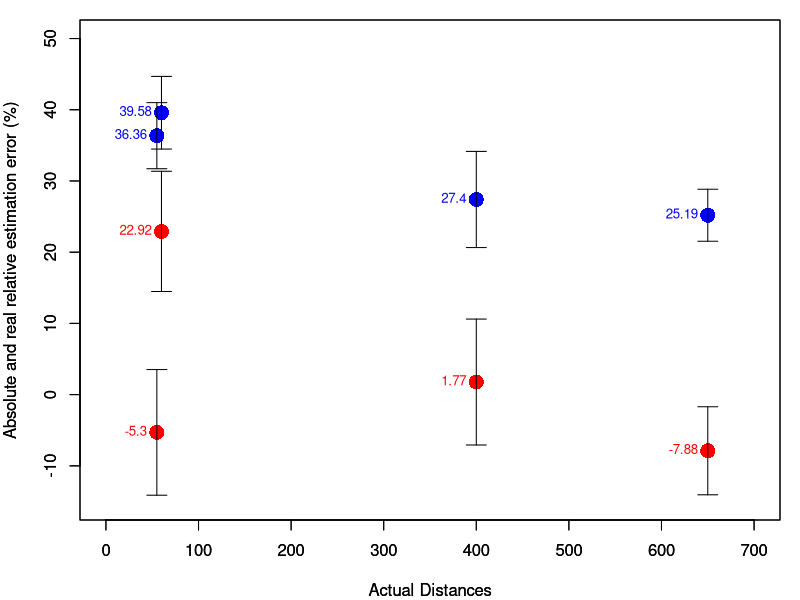

Source code (R):
library(tidyverse)

# Demographic.scv contains information on the age of the study participants, their gender, and familiarity with the area of the study
Demographics <- read_csv("Demographics.csv")
aggregate(Demographics[, 3], list(Demographics$Group), mean)
aggregate(Demographics[, 3], list(Demographics$Group), sd)
aggregate(Demographics[, 5], list(Demographics$Group), mean)
aggregate(Demographics[, 5], list(Demographics$Group), sd)

# SBSod_scored.csv includes the scored SBSoD Scale; reversed when necessary etc 
SBSoD_scored <- read_csv("SBSoD_scored.csv")
SBSoDGroup1<-SBSoD_scored[1:12, 1:17]
SBSoDGroup2<-SBSoD_scored[13:25, 1:17]
SBSoD1<-rowMeans(SBSoDGroup1[, 3:17])
SBSoD2<-rowMeans(SBSoDGroup2[, 3:17])
SBSoD1Desc<-data.frame(mean(SBSoD1), sd(SBSoD1))
SBSoD2Desc<-data.frame(mean(SBSoD2), sd(SBSoD2))
colnames(SBSoD1Desc) <- c("Mean", "SD")
colnames(SBSoD2Desc) <- c("Mean", "SD")
shapiro.test(SBSoD1)
shapiro.test(SBSoD2)
wilcox.test(SBSoD1, SBSoD2, exact = FALSE)

# The file MapErrors.csv contains information on three map sketching elements examined.
# It also includes the column "landmarks score" to account for the number of correctly added landmarks on map sketches
MapErrors <- read_csv("MapErrors.csv")
MapErrorsGroup1<-MapErrors[1:12, 1:7]
MapErrorsGroup2<-MapErrors[13:25, 1:7]
MapErrorsGroup1Desc<-data.frame(mean(MapErrorsGroup1$`landmarks omitted`), sd(MapErrorsGroup1$`landmarks omitted`), mean(MapErrorsGroup1$`road segments`), sd(MapErrorsGroup1$`road segments`), mean(MapErrorsGroup1$`total map errors`), sd(MapErrorsGroup1$`total map errors`), mean(MapErrorsGroup1$`landmarks score`), sd(MapErrorsGroup1$`landmarks score`))
colnames(MapErrorsGroup1Desc) <- c("MeanLandmarksOmitted", "SDLandmarksOmitted", "MeanRoadSegments", "SDRoadSegments", "MeanTotalMapErrors", "SDTotalMapErrors", "MeanLandmarksScore", "SDLandmarksScore")
MapErrorsGroup2Desc<-data.frame(mean(MapErrorsGroup2$`landmarks omitted`), sd(MapErrorsGroup2$`landmarks omitted`), mean(MapErrorsGroup2$`road segments`), sd(MapErrorsGroup2$`road segments`), mean(MapErrorsGroup2$`total map errors`), sd(MapErrorsGroup2$`total map errors`), mean(MapErrorsGroup2$`landmarks score`), sd(MapErrorsGroup2$`landmarks score`))
colnames(MapErrorsGroup2Desc) <- c("MeanLandmarksOmitted", "SDLandmarksOmitted", "MeanRoadSegments", "SDRoadSegments", "MeanTotalMapErrors", "SDTotalMapErrors", "MeanLandmarksScore", "SDLandmarksScore")
shapiro.test(MapErrorsGroup1$`total map errors`)
shapiro.test(MapErrorsGroup2$`total map errors`)
MapErrorsttest<-t.test(MapErrorsGroup1$`total map errors`, MapErrorsGroup2$`total map errors`)
shapiro.test(MapErrorsGroup1$`road segments`)
shapiro.test(MapErrorsGroup2$`road segments`)
Roadsegmentsttest<-t.test(MapErrorsGroup1$`road segments`, MapErrorsGroup2$`road segments`)
shapiro.test(MapErrorsGroup1$`landmarks omitted`)
shapiro.test(MapErrorsGroup2$`landmarks omitted`)
Landmarksomittedttest<-t.test(MapErrorsGroup1$`landmarks omitted`, MapErrorsGroup2$`landmarks omitted`)
shapiro.test(MapErrorsGroup1$`landmarks score`)
shapiro.test(MapErrorsGroup2$`landmarks score`)
LandmarksScorettest<-t.test(MapErrorsGroup1$`landmarks score`, MapErrorsGroup2$`landmarks score`)

#The workflow that follows performs statistical analysis for Directions Estimates
DirEstim <- read_csv("Directions.csv") # Directions.csv contains the participants' estimates on four directions
DirCorrect<-data.frame(0, 10, 270, 0) # The four values denote the correct directions that participants had to estimate
colnames(DirCorrect) <- c("Dir1", "Dir2", "Dir3", "Dir4")
DirScores<-data.frame(DirCorrect$Dir1-DirEstim$EST_DR1, DirCorrect$Dir2-DirEstim$EST_DR2, DirCorrect$Dir3-DirEstim$EST_DR3, DirCorrect$Dir4-DirEstim$EST_DR4)
colnames(DirScores) <- c("ScoreDir1", "ScoreDir2", "ScoreDir3", "ScoreDir4")
AbsDirScores<-data.frame(abs(DirScores))
AbsDirScores$ScoreDir2[18]=40 # Handling the estimation between 270o and 359o so that the score falls below 180o 
AAS <- rowMeans(AbsDirScores[,1:4]*100/180) # AAS: Absolute Accuracy Score
AASGroup1<-AAS[1:12]
AASGroup2<-AAS[13:25]
shapiro.test(AASGroup1)
shapiro.test(AASGroup2)
wilcox.test(AASGroup1, AASGroup2, exact = FALSE)
mean(AASGroup1)
sd(AASGroup1)
mean(AASGroup2)
sd(AASGroup2)
mean(DirScores$ScoreDir2)
mean(DirScores$ScoreDir3)

# The workflow that follows performs statistical analysis for Distances Estimates
DistEstim <- read_csv("Distances.csv") # Distances.csv contains the participants' estimates on four distances
DistCorrect<-data.frame(650, 60, 400, 55) # The values indicate the correct distances that participants had to estimate
colnames(DistCorrect) <- c("D1", "D2", "D3", "D4")
DistRelScores<-data.frame(DistEstim$ESTIM_D1-DistCorrect$D1, DistEstim$ESTIM_D2-DistCorrect$D2, DistEstim$ESTIM_D3-DistCorrect$D3, DistEstim$ESTIM_D4-DistCorrect$D4)
colnames(DistRelScores) <- c("RelScore1", "RelScore2", "RelScore3", "RelScore4")
DistAbScores<-data.frame(abs(DistRelScores))
colnames(DistAbScores) <- c("AbScore1", "AbScore2", "AbScore3", "AbScore4")
DistAbScores$TotalScore <- rowMeans(DistAbScores[,1:4]) # The total score in the distance estimation task is the average of the four distances estimates scores.  
DistAbScores<-DistAbScores[-c(3), ] # participant with p_id=3 is excluded from further analysis related to distance estimates
DistRelScores<-DistRelScores[-c(3), ]
DistAbScoreGroup1<-DistAbScores[1:11, 1:5]
DistAbScoreGroup2<-DistAbScores[12:24, 1:5]
DistAbScore1Desc<-data.frame(mean(DistAbScoreGroup1$AbScore1), sd(DistAbScoreGroup1$AbScore1), mean(DistAbScoreGroup1$AbScore2), sd(DistAbScoreGroup1$AbScore2), mean(DistAbScoreGroup1$AbScore3), sd(DistAbScoreGroup1$AbScore3), mean(DistAbScoreGroup1$AbScore4), sd(DistAbScoreGroup1$AbScore4), mean(DistAbScoreGroup1$TotalScore), sd(DistAbScoreGroup1$TotalScore))
colnames(DistAbScore1Desc) <- c("MeanScore1", "SDScore1", "MeanScore2","SDScore2", "MeanScore3", "SDScore3", "MeanScore4", "SDScore4", "MeanDistanceScore", "SDDistanceScore")
DistAbScore2Desc<-data.frame(mean(DistAbScoreGroup2$AbScore1), sd(DistAbScoreGroup2$AbScore1), mean(DistAbScoreGroup2$AbScore2), sd(DistAbScoreGroup2$AbScore2), mean(DistAbScoreGroup2$AbScore3), sd(DistAbScoreGroup2$AbScore3), mean(DistAbScoreGroup2$AbScore4), sd(DistAbScoreGroup2$AbScore4), mean(DistAbScoreGroup2$TotalScore), sd(DistAbScoreGroup2$TotalScore))
colnames(DistAbScore2Desc) <- c("MeanScore1", "SDScore1", "MeanScore2","SDScore2", "MeanScore3", "SDScore3", "MeanScore4", "SDScore4", "MeanDistanceScore", "SDDistanceScore")
shapiro.test(DistAbScoreGroup1$TotalScore)
shapiro.test(DistAbScoreGroup2$TotalScore)
Distancesttest<-t.test(DistAbScoreGroup1$TotalScore, DistAbScoreGroup2$TotalScore)

# Comparing between groups for each distance estimated; this script includes only the procedure for Distance #3
shapiro.test(DistAbScoreGroup1$AbScore3)
shapiro.test(DistAbScoreGroup2$AbScore3)

Distance3Comp<-wilcox.test(DistAbScoreGroup1$AbScore3, DistAbScoreGroup2$AbScore3, exact = FALSE)
#The process that follows consists of finding absolute and relative standard errors of distance estimates
meanAbsError<-data.frame(mean(DistAbScores$AbScore1/DistCorrect$D1*100), mean(DistAbScores$AbScore2/DistCorrect$D2*100), mean(DistAbScores$AbScore3/DistCorrect$D3*100), mean(DistAbScores$AbScore4/DistCorrect$D4*100))
colnames(meanAbsError) <- c("AbsEstError1", "AbsEstError2", "AbsEstError3", "AbsEstError4")
meanRelError<-data.frame(mean(DistRelScores$RelScore1/DistCorrect$D1*100), mean(DistRelScores$RelScore2/DistCorrect$D2*100), mean(DistRelScores$RelScore3/DistCorrect$D3*100), mean(DistRelScores$RelScore4/DistCorrect$D4*100))
colnames(meanRelError) <- c("RelEstError1", "RelEstError2", "RelEstError3", "RelEstError4")
seD1_absolute <- function() sqrt(var((DistAbScores$AbScore1/DistCorrect$D1)*100)/24) # finding standard errors for absolute and relative distance scores (in %)
print(seD1_absolute())
seD2_absolute <- function() sqrt(var((DistAbScores$AbScore2/DistCorrect$D2)*100)/24)
print(seD2_absolute())
seD3_absolute <- function() sqrt(var((DistAbScores$AbScore3/DistCorrect$D3)*100)/24)
seD4_absolute <- function() sqrt(var((DistAbScores$AbScore4/DistCorrect$D4)*100)/24)
seD1_relative <- function() sqrt(var((DistRelScores$RelScore1/DistCorrect$D1)*100)/24)
seD2_relative <- function() sqrt(var((DistRelScores$RelScore2/DistCorrect$D2)*100)/24)
seD3_relative <- function() sqrt(var((DistRelScores$RelScore3/DistCorrect$D3)*100)/24)
seD4_relative <- function() sqrt(var((DistRelScores$RelScore4/DistCorrect$D4)*100)/24)
seAbsolute<-c(seD1_absolute(), seD2_absolute(), seD3_absolute(), seD4_absolute())
seRelative<-c(seD1_relative(), seD2_relative(), seD3_relative(), seD4_relative())
seAbsolute<-round(seAbsolute,digits=2)
seRelative<-round(seRelative,digits=2)
meanRelativeErrors<-as.vector(t(meanRelError))
meanRelativeErrors<-round(meanRelativeErrors,digits=2)
meanAbsoluteErrors<-as.vector(t(meanAbsError))
meanAbsoluteErrors<-round(meanAbsoluteErrors,digits=2)
DistCorrect<-as.vector(t(DistCorrect))

# What follows creates the plot of the mean and standards error bars for both relative and absolute distance estimates
par(mar=c(4,4,1,1))
plot(DistCorrect, meanAbsoluteErrors, xlim= c(0, 700), ylim=c(-15, 50),xlab="Actual Distances", ylab="Absolute and real relative estimation error (%)", pch=16, cex=2, col="blue")
arrows(x0=DistCorrect, y0=meanAbsoluteErrors-seAbsolute, x1=DistCorrect, y1=meanAbsoluteErrors+seAbsolute, code=3, angle=90, length=0.1)
text(DistCorrect, y = meanAbsoluteErrors, labels = meanAbsoluteErrors, pos = 2, offset = 0.5, cex = 0.8, col = "blue")
par(new=TRUE)
plot(DistCorrect, meanRelativeErrors, xlim= c(0, 700), ylim=c(-15, 50),xlab="Actual Distances", ylab="Absolute and real relative estimation error (%)", pch=16, cex=2, col="red")
arrows(x0=DistCorrect, y0=meanRelativeErrors-seRelative, x1=DistCorrect, y1=meanRelativeErrors+seRelative, code=3, angle=90, length=0.1)
text(DistCorrect, y = meanRelativeErrors, labels = meanRelativeErrors, pos = 2, offset = 0.5, cex = 0.8, col = "red")

# Correlations calculations between variables follow

# Correlations between variables for Group 1
cor.test(SBSoD1, MapErrorsGroup1$`total map errors`, method="spearman", exact = FALSE)
cor.test(SBSoD1, MapErrorsGroup1$`landmarks omitted`, method="spearman", exact = FALSE)
cor.test(SBSoD1, MapErrorsGroup1$`road segments`, method="spearman", exact = FALSE)
cor.test(MapErrorsGroup1$`landmarks omitted`, MapErrorsGroup1$`road segments`, method="spearman", exact = FALSE)
cor.test(SBSoD1, AASGroup1, method="spearman", exact = FALSE)
cor.test(SBSoD1[-c(3)], DistAbScoreGroup1$TotalScore, method="spearman", exact = FALSE)
cor.test(MapErrorsGroup1$`total map errors`, AASGroup1, method="spearman", exact = FALSE)
cor.test(MapErrorsGroup1$`total map errors`[-c(3)], DistAbScoreGroup1$TotalScore, method="spearman", exact = FALSE)
cor.test(AASGroup1[-c(3)], DistAbScoreGroup1$TotalScore, method="spearman", exact = FALSE)

# Correlations between variables for Group 2
cor.test(SBSoD2, MapErrorsGroup2$`total map errors`, method="spearman", exact = FALSE)
cor.test(SBSoD2, MapErrorsGroup2$`landmarks omitted`, method="spearman", exact = FALSE)
cor.test(SBSoD2, MapErrorsGroup2$`road segments`, method="spearman", exact = FALSE)
cor.test(MapErrorsGroup2$`landmarks omitted`, MapErrorsGroup2$`road segments`, method="spearman", exact = FALSE)
cor.test(SBSoD2, AASGroup2, method="spearman", exact = FALSE)
cor.test(SBSoD2, DistAbScoreGroup2$TotalScore, method="spearman", exact = FALSE)
cor.test(MapErrorsGroup2$`total map errors`, AASGroup2, method="spearman", exact = FALSE)
cor.test(MapErrorsGroup2$`total map errors`, DistAbScoreGroup2$TotalScore, method="spearman", exact = FALSE)
cor.test(AASGroup2, DistAbScoreGroup2$TotalScore, method="spearman", exact = FALSE)